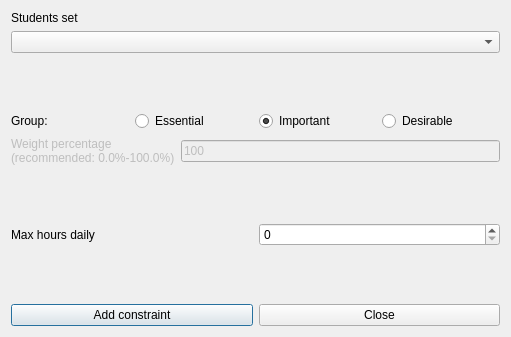
<?xml version="1.0" encoding="UTF-8"?>
<ui version="4.0">
 <class>AddConstraintStudentsSetMaxHoursDailyForm_template</class>
 <widget class="QDialog" name="AddConstraintStudentsSetMaxHoursDailyForm_template">
  <property name="geometry">
   <rect>
    <x>0</x>
    <y>0</y>
    <width>511</width>
    <height>337</height>
   </rect>
  </property>
  <property name="windowTitle">
   <string extracomment="This is the title of the dialog to add a new constraint of this type">Add students set max hours daily</string>
  </property>
  <layout class="QVBoxLayout" name="verticalLayout_2">
   <item>
    <layout class="QVBoxLayout" name="verticalLayout">
     <item>
      <widget class="QLabel" name="studentsTextLabel">
       <property name="frameShape">
        <enum>QFrame::NoFrame</enum>
       </property>
       <property name="frameShadow">
        <enum>QFrame::Plain</enum>
       </property>
       <property name="text">
        <string>Students set</string>
       </property>
       <property name="wordWrap">
        <bool>false</bool>
       </property>
      </widget>
     </item>
     <item>
      <widget class="QComboBox" name="studentsComboBox">
       <property name="editable">
        <bool>false</bool>
       </property>
       <property name="insertPolicy">
        <enum>QComboBox::NoInsert</enum>
       </property>
       <property name="autoCompletion">
        <bool>false</bool>
       </property>
       <property name="duplicatesEnabled">
        <bool>false</bool>
       </property>
      </widget>
     </item>
    </layout>
   </item>
   <item>
    <spacer name="verticalSpacer">
     <property name="orientation">
      <enum>Qt::Vertical</enum>
     </property>
     <property name="sizeHint" stdset="0">
      <size>
       <width>20</width>
       <height>24</height>
      </size>
     </property>
    </spacer>
   </item>
   <item>
    <layout class="QHBoxLayout" name="horizontalLayout_4">
     <item>
      <widget class="QLabel" name="groupTextLabel">
       <property name="text">
        <string>Group:</string>
       </property>
      </widget>
     </item>
     <item>
      <widget class="QRadioButton" name="essentialRadioButton">
       <property name="text">
        <string>Essential</string>
       </property>
      </widget>
     </item>
     <item>
      <widget class="QRadioButton" name="importantRadioButton">
       <property name="text">
        <string>Important</string>
       </property>
       <property name="checked">
        <bool>true</bool>
       </property>
      </widget>
     </item>
     <item>
      <widget class="QRadioButton" name="desirableRadioButton">
       <property name="text">
        <string>Desirable</string>
       </property>
      </widget>
     </item>
    </layout>
   </item>
   <item>
    <layout class="QHBoxLayout" name="horizontalLayout_2">
     <item>
      <widget class="QLabel" name="weightTextLabel">
       <property name="enabled">
        <bool>false</bool>
       </property>
       <property name="frameShape">
        <enum>QFrame::NoFrame</enum>
       </property>
       <property name="frameShadow">
        <enum>QFrame::Plain</enum>
       </property>
       <property name="text">
        <string>Weight percentage
(recommended: 0.0%-100.0%)</string>
       </property>
       <property name="wordWrap">
        <bool>false</bool>
       </property>
      </widget>
     </item>
     <item>
      <widget class="QLineEdit" name="weightLineEdit">
       <property name="enabled">
        <bool>false</bool>
       </property>
       <property name="text">
        <string notr="true">100</string>
       </property>
      </widget>
     </item>
    </layout>
   </item>
   <item>
    <spacer name="verticalSpacer_3">
     <property name="orientation">
      <enum>Qt::Vertical</enum>
     </property>
     <property name="sizeHint" stdset="0">
      <size>
       <width>20</width>
       <height>25</height>
      </size>
     </property>
    </spacer>
   </item>
   <item>
    <layout class="QHBoxLayout" name="horizontalLayout_3">
     <item>
      <widget class="QLabel" name="maxHoursTextLabel">
       <property name="frameShape">
        <enum>QFrame::NoFrame</enum>
       </property>
       <property name="frameShadow">
        <enum>QFrame::Plain</enum>
       </property>
       <property name="text">
        <string>Max hours daily</string>
       </property>
       <property name="wordWrap">
        <bool>false</bool>
       </property>
      </widget>
     </item>
     <item>
      <widget class="QSpinBox" name="maxHoursSpinBox"/>
     </item>
    </layout>
   </item>
   <item>
    <spacer name="verticalSpacer_2">
     <property name="orientation">
      <enum>Qt::Vertical</enum>
     </property>
     <property name="sizeHint" stdset="0">
      <size>
       <width>20</width>
       <height>24</height>
      </size>
     </property>
    </spacer>
   </item>
   <item>
    <layout class="QHBoxLayout" name="horizontalLayout">
     <item>
      <widget class="QPushButton" name="addConstraintPushButton">
       <property name="text">
        <string>Add constraint</string>
       </property>
      </widget>
     </item>
     <item>
      <widget class="QPushButton" name="closePushButton">
       <property name="text">
        <string>Close</string>
       </property>
      </widget>
     </item>
    </layout>
   </item>
  </layout>
 </widget>
 <layoutdefault spacing="6" margin="11"/>
 <resources/>
 <connections/>
</ui>
